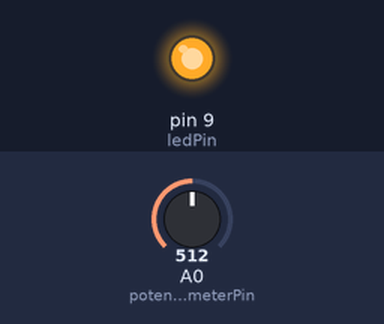
This sketch was run on a simulated Arduino Uno, built with avr-gcc and run on an emulated ATmega328P. Shown: output pins drawn as LEDs (lit = HIGH). The inputs (shaded band) are chosen by the test bench; at power-on: A0 (potentiometerPin) = 512.

Above: at 0.1 s.
Timing chart, 0 to 1.6 s (numbered marks = the images above):
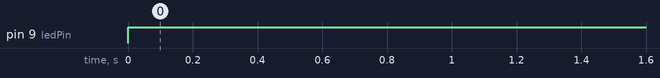

The sketch:

8vo_ejercicio.ino
```cpp
const int potentiometerPin = A0;  // Pin del potenciómetro conectado a la entrada analógica 0
const int ledPin = 9;  // Pin del LED

void setup() {
  Serial.begin(9600);  // Inicia la comunicación serial para mostrar el valor en el monitor serial
  pinMode(ledPin, OUTPUT);
}

void loop() {
  int potentiometerValue = analogRead(potentiometerPin);  // Lee el valor del potenciómetro
  int ledBrightness;

  if (potentiometerValue >= 0 && potentiometerValue <= 512) {
    ledBrightness = 255;
  }

  analogWrite(ledPin, ledBrightness);  // Ajusta el brillo del LED
  delay(100);  // Pequeña pausa para estabilidad
}
```

Measured:
- by itself, pin 9 (ledPin): LOW → HIGH at 0.00 s
